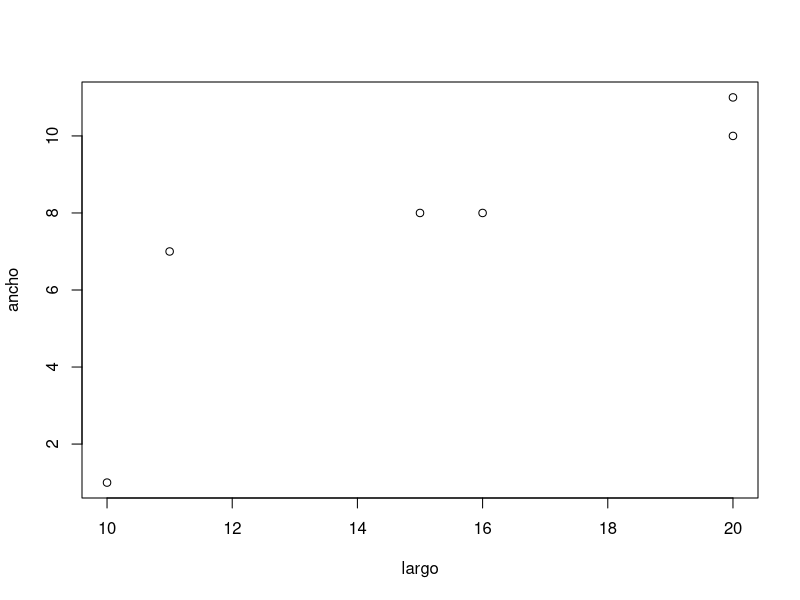
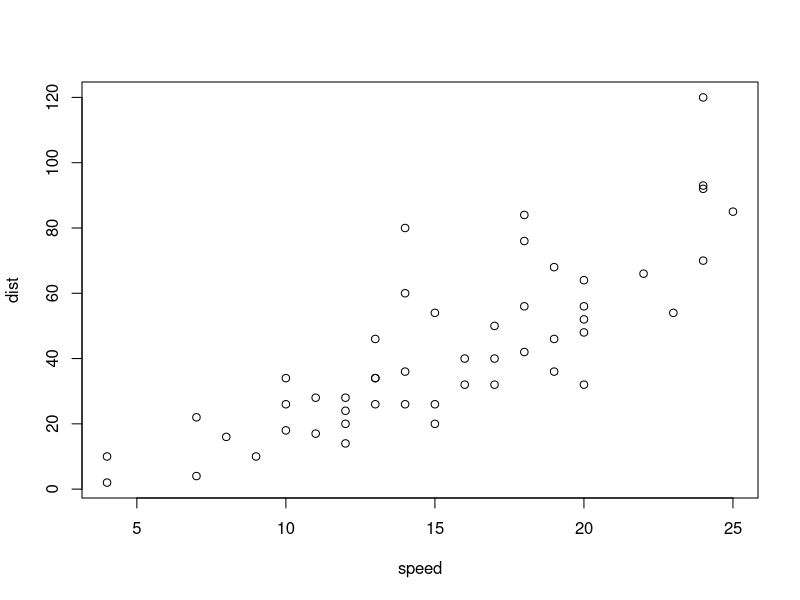
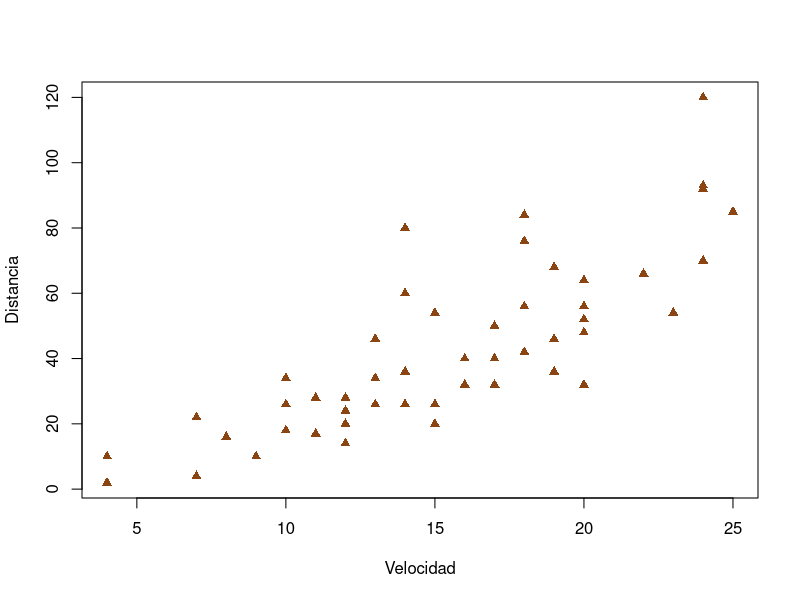
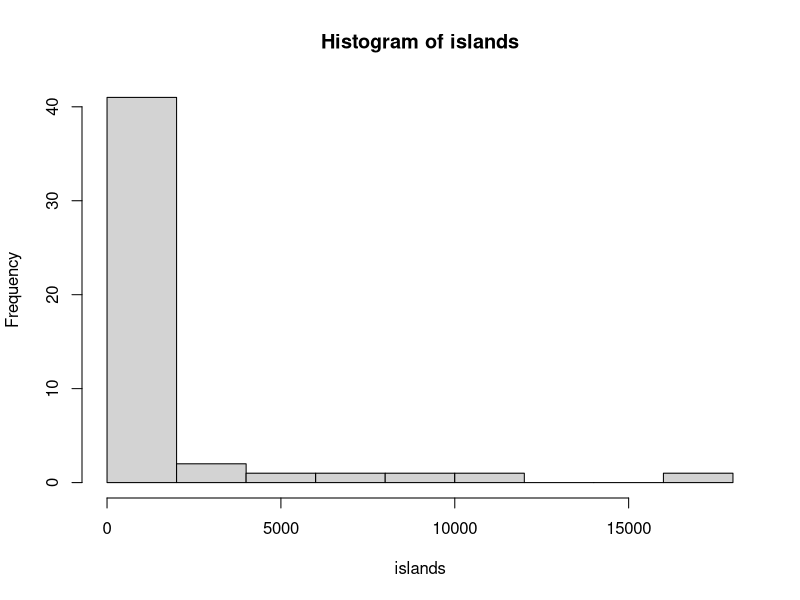
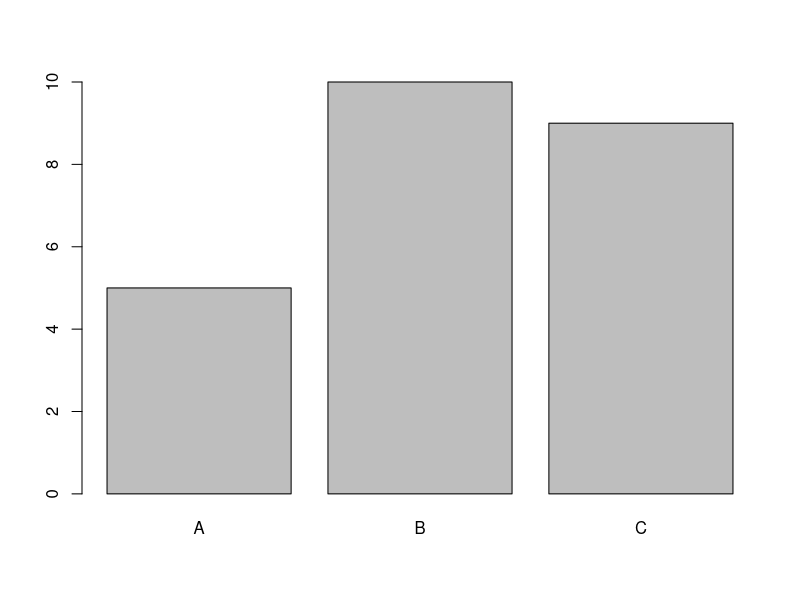
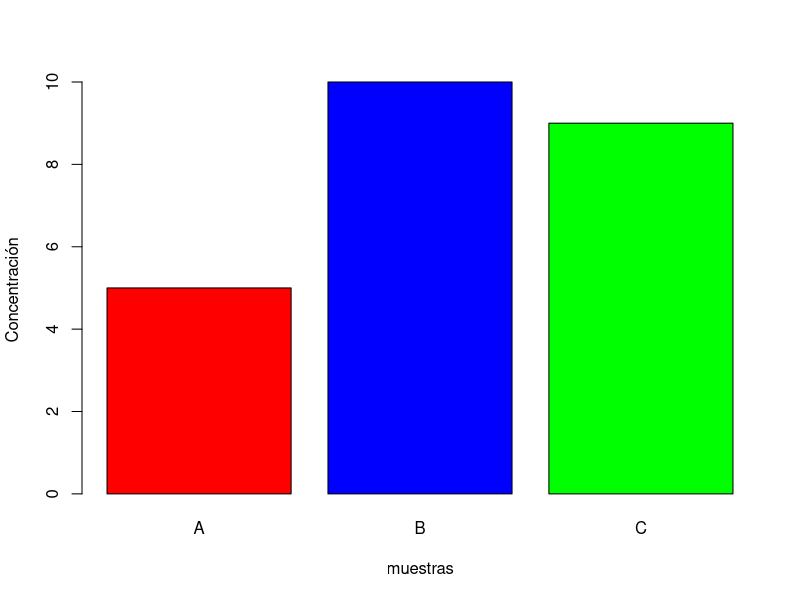
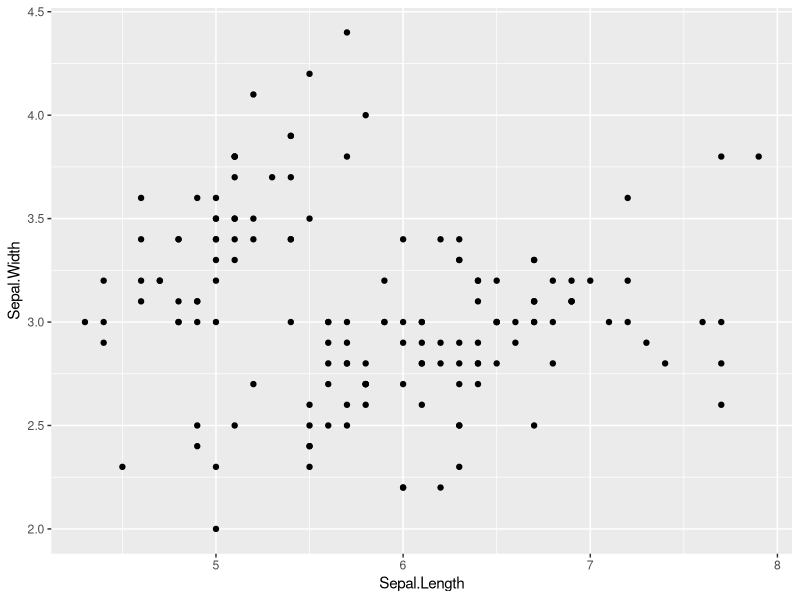
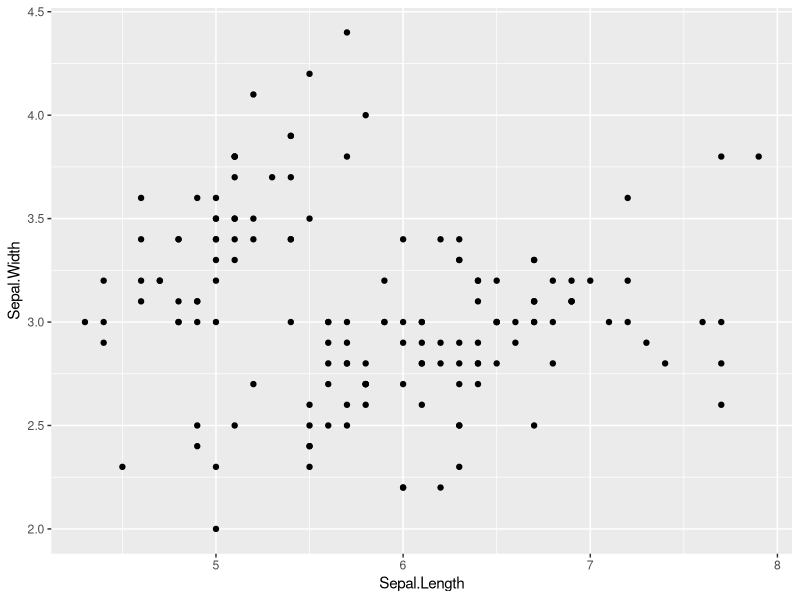

R code for these plots, in order:
#Mi script de práctica para plots

###

#Base R.


## Graficas x, y

#Hace vectores choclate
largo <- c(10, 20, 11, 15, 16, 20)
ancho <- c(1,10, 7, 8, 8, 11)

#plot
plot(x=largo, y=ancho)

#Plot de una df

head(cars) #ver que tiene cars
plot(cars) # plot directo. 
#Cambiar nombre de ejes, símnbolo y colores.
plot(x=cars$speed, y= cars$dist, xlab = "Velocidad", ylab = "Distancia",
     cex=1, pch=17, col ="chocolate4")

#Histogramas

#ver datos chocolate

head(islands)
hist(islands)

# Barplot

#set de datos de chocolate
DNAcon<- data.frame(muestra=c("A", "B", "C"), DNAcon=c(5,10,9)) 

barplot(DNAcon$DNAcon, names.arg = DNAcon$muestra)

#Ejercicio: repetir gráfica anterior 
#Agregando titulos a los eje x e y
barplot(DNAcon$DNAcon, 
        names.arg = DNAcon$muestra, 
        xlab = "muestras", #Título para eje x
        ylab ="Concentración", #Título para eje y
        col = c("red", "blue", "green")) #Poner colores


##ggplot2
#Cargar librería
library(ggplot2)

#ver datos del set de datos iris
head(iris)

#Gráfica de puntos x e y
#Forma 1:
ggplot(data = iris, 
       aes(x=Sepal.Length, y = Sepal.Width)) +
  geom_point()

#Forma 2:
myplot<- ggplot(data = iris, 
       aes(x=Sepal.Length, y = Sepal.Width)) 
myplot + geom_point()

#Colorear por especie y forma por especie 

myplot <- ggplot(data = iris, 
       aes(x=Sepal.Length,
           y = Sepal.Width,
           color = Species,
           shape = Species)) + geom_point(size =2) +
  theme_bw() #cambia el tema

## Paneles  
myplot + facet_grid(Species ~ .)

##Ejercicio: repetir la gráfica anterior
#pero sin colores ni shape distinto
myplot_sin_color <- ggplot(data = iris, 
                 aes(x=Sepal.Length,
                     y = Sepal.Width)) + geom_point(size =2) +
  theme_bw() #cambia el tema
myplot + facet_grid(Species ~ .)
#Ejercicio hacer el plot pero cambiando la dirección. 
myplot + facet_grid(. ~ Species)

#Ejercicio: Repite la figura anterior pero cambiando los labels para que digan
#“Ancho de sépalo” y “Largo de sépalo”, respectivamente. 
myplot_nombre<- myplot + labs(x= "Largo del sépalo", 
              y = "Ancho del sépalo")
myplot_nombre


#Agregar un regresión
myplot1 <- ggplot(data = iris, 
                 aes(x=Sepal.Length,
                     y = Sepal.Width,
                     color = Species,
                     shape = Species)) + geom_point(size =2) +
  theme_bw() +
  facet_grid(Species ~ .) #Agrega paneles

myplot1 + geom_smooth(method = "lm")

